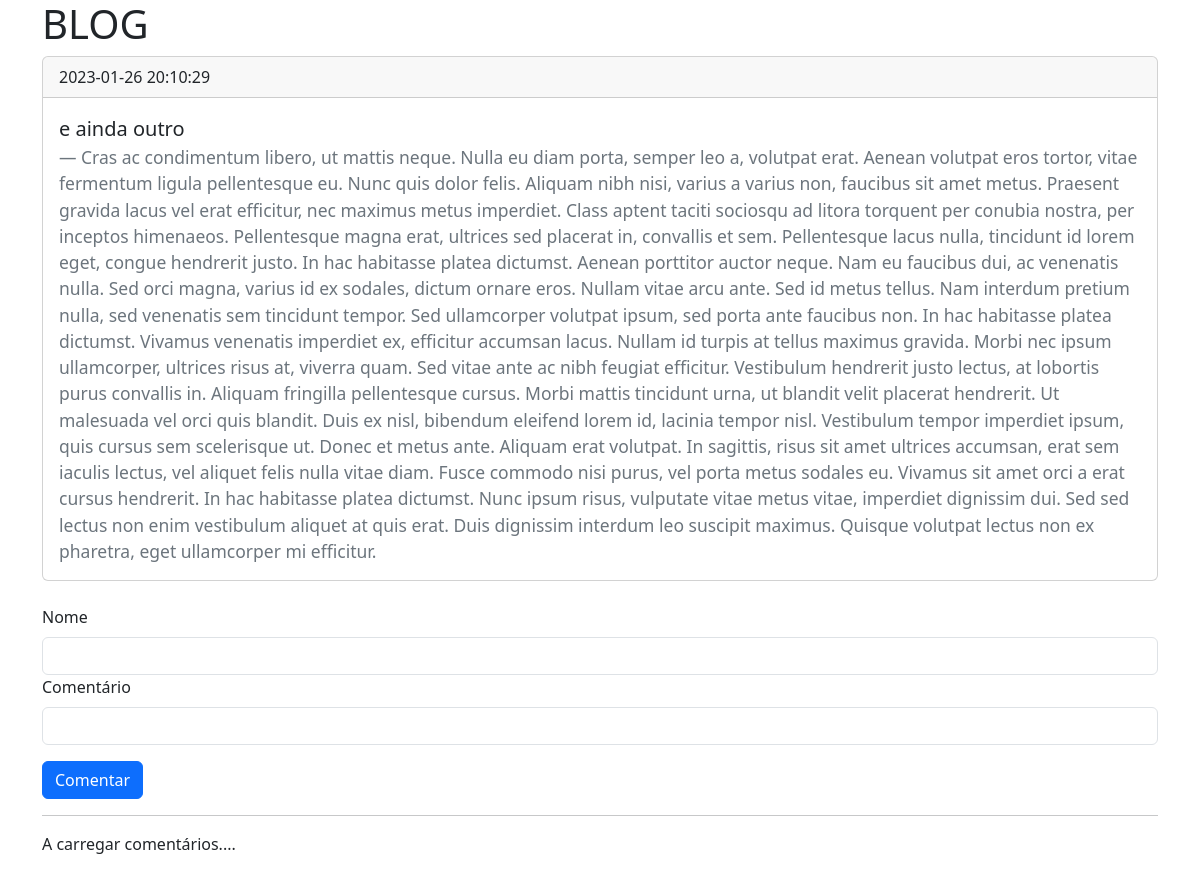
The app's page /artigos.php?idArtigo=7 with its own data.
### tables this page shows
CREATE TABLE `artigos` (
  `idArtigo` int NOT NULL,
  `tituloArtigo` varchar(250) NOT NULL,
  `textoArtigo` text NOT NULL,
  `dataArtigo` timestamp NOT NULL DEFAULT CURRENT_TIMESTAMP
);

### artigos.php (the view, shortened to what this page needs)
<?php
require_once('connection/connection.php');
if (isset($_GET['idArtigo']) && $_GET['idArtigo'] != "") {
    $qArtigos = "SELECT idArtigo,tituloArtigo,textoArtigo,dataArtigo FROM artigos WHERE idArtigo = ?";
    $stmtArtigos = $conn->prepare($qArtigos);
    $stmtArtigos->bind_param('i', $_GET['idArtigo']);
    $stmtArtigos->execute();
    $stmtArtigos->bind_result($idArtigo, $tituloArtigo, $textoArtigo, $dataArtigo);
} else {
    header("Location: index.php");
}
?>
<!DOCTYPE html>
<html lang="en">
<head>
    <link href="https://cdn.jsdelivr.net/npm/bootstrap@5.3.0-alpha1/dist/css/bootstrap.min.css" rel="stylesheet">
</head>
<body>
    <div class="container">
        <h1>BLOG</h1>
        <div class="card">
            <div class="card-header">
                <?= $dataArtigo ?>
            </div>
            <div class="card-body">
                <blockquote class="blockquote mb-0">
                    <p><?= $tituloArtigo ?></p>
                    <footer class="blockquote-footer"><?= $textoArtigo ?></footer>
                </blockquote>
            </div>
        </div>
        <br>
        <form action="artigos.php" method="POST" id="formComentario">
            <div class="mb-3">
                <label for="nome" class="form-label">Nome</label>
                <input type="text" class="form-control" id="nome" name="nome">
                <label for="comentario" class="form-label">Comentário</label>
                <input type="text" class="form-control" id="comentario" name="comentario">
            </div>
            <button type="submit" class="btn btn-primary">Comentar</button>
        </form>
        <hr>
        <div id="lista">
            <p>A carregar comentários....</p>
        </div>
    </div>
</body>
</html>

### records on screen
artigos: dataArtigo "2023-01-26 20:10:29", tituloArtigo "e ainda outro", textoArtigo "Cras ac condimentum libero, ut mattis neque. Nulla eu diam porta, semper leo a, volutpat erat. Aenean volutpat eros tortor, vitae fermentum ligula pellentesque eu. Nunc quis dolor felis. Aliquam nibh nisi, varius a varius non, faucibus sit amet metus. Praesent gravida lacus vel erat efficitur, nec maximus metus imperdiet. Class aptent taciti sociosqu ad litora torquent per conubia nostra, per inceptos himenaeos. Pellentesque magna erat, ultrices sed placerat in, convallis et sem. Pellentesque lacus nulla, tincidunt id lorem eget, congue hendrerit justo. In hac habitasse platea dictumst. Aenean porttitor auctor neque. Nam eu faucibus dui, ac venenatis nulla. Sed orci magna, varius id ex…"
